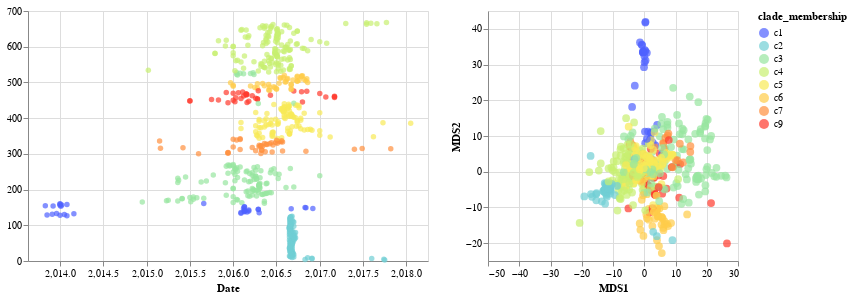

The cell this chart's notebook holds for it:
### Code cell
list_of_chart = linking_tree_with_plots_brush(merged_mds_df,['mds1','mds2'],["MDS1", "MDS2"], 'clade_membership:N', ['strain','clade_membership'], domain, range_)
list_of_chart[0]|list_of_chart[1]

### Figure 1 — Vega-Lite specification as saved in the notebook (floating-point values rounded to 4 significant figures; data arrays with more than 128 entries replaced by an {"elided": "..."} marker saying what was removed)
{"config": {"view": {"continuousWidth": 400, "continuousHeight": 300}}, "hconcat": [{"mark": "circle", "encoding": {"color": {"condition": {"type": "nominal", "field": "clade_membership", "scale": {"domain": ["c1", "c2", "c3", "c4", "c5", "c6", "c7", "c9"], "range": ["#4f61ff", "#71cfd4", "#97e59f", "#c7f071", "#f8e957", "#ffcc49", "#ff903e", "#ff3b2d", "#58a3fd"]}, "selection": "selector012"}, "value": "gray"}, "tooltip": [{"type": "nominal", "field": "strain"}, {"type": "nominal", "field": "clade_membership"}], "x": {"type": "quantitative", "field": "date", "scale": {"domain": [2014.0, 2018.0]}, "title": "Date"}, "y": {"type": "quantitative", "field": "y", "title": ""}}, "height": 250, "selection": {"selector012": {"type": "interval", "resolve": "global"}}, "width": 400}, {"mark": {"type": "circle", "size": 60}, "encoding": {"color": {"condition": {"type": "nominal", "field": "clade_membership", "scale": {"domain": ["c1", "c2", "c3", "c4", "c5", "c6", "c7", "c9"], "range": ["#4f61ff", "#71cfd4", "#97e59f", "#c7f071", "#f8e957", "#ffcc49", "#ff903e", "#ff3b2d", "#58a3fd"]}, "selection": "selector012"}, "value": "gray"}, "tooltip": [{"type": "nominal", "field": "strain"}, {"type": "nominal", "field": "clade_membership"}], "x": {"type": "quantitative", "field": "mds1", "title": "MDS1"}, "y": {"type": "quantitative", "field": "mds2", "title": "MDS2"}}, "height": 250, "selection": {"selector012": {"type": "interval", "resolve": "global"}}, "width": 250}], "data": {"name": "data-80508cfb8b0fec7863f3c291117259e8"}, "$schema": "https://vega.github.io/schema/vega-lite/v4.8.1.json", "datasets": {"data-80508cfb8b0fec7863f3c291117259e8": {"elided": "668 records"}}}
